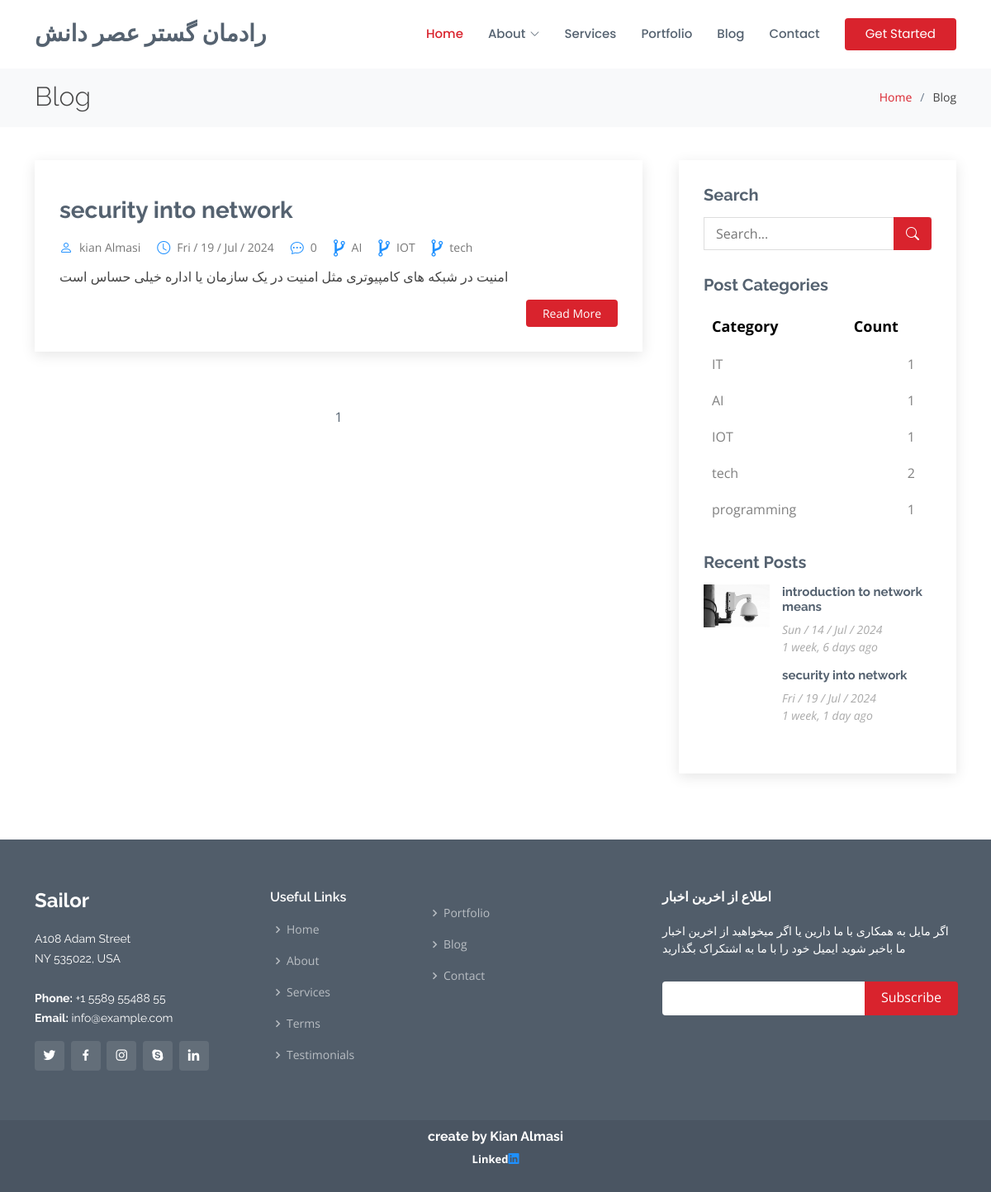
The page /blog/category/AI/ on the database its author committed.
### weblog/models.py (models this page shows, shortened)
class Post(models.Model):
    image=models.ImageField(upload_to="weblog/",default="weblog/image_file/p2.jpg")
    image_single_blog=models.ImageField(upload_to="weblog/",default="weblog/image_file/p2.jpg")
    title=models.CharField(max_length=255)
    content= models.TextField()
    category=models.ManyToManyField(Category)
    author=models.ForeignKey(User,on_delete=models.SET_NULL,null=True)
    counted_view=models.IntegerField(default=0)
    status=models.BooleanField(default=False)
    writer_image=models.ImageField(upload_to="weblog/",default="weblog/image_file/p2.jpg")
    writer_linkedin_account=models.URLField(default="https://www.linkedin.com/in/kian-almasi-0a4016256/")
    writer_summary=models.TextField()
    published_date=models.DateTimeField(default=timezone.now)
    created_date=models.DateTimeField(auto_now_add=True)
    updated_date=models.DateTimeField(auto_now=True)
    class Meta:
        ordering = ["-created_date", "updated_date"]

class Category(models.Model):
    name=models.CharField(max_length=255)
    def __str__(self):
        return self.name

### weblog/views.py (the view)
# urls.py: path('',blog_view,name='blog_view'),
def blog_view (request,**kwargs):
    posts = Post.objects.filter(status=1)
    if 'cat_name' in kwargs:
        posts = posts.filter(category__name=kwargs['cat_name'])
    if 'author_username' in kwargs:
        posts = posts.filter(author__username=kwargs['author_username'])
    paginator = Paginator(posts, 5)
    page_number = request.GET.get('page')
    try:
        posts = paginator.get_page(page_number)
    except PageNotAnInteger:
        posts = paginator.get_page(1)
    except EmptyPage:
        posts = paginator.get_page(1)
    for post in posts:
        if isinstance(post.published_date, datetime):
            post.published_datetime = post.published_date
        elif isinstance(post.published_date, date):
            post.published_datetime = datetime.combine(post.published_date, time.min)
        else:
            post.published_datetime = None
    context = {'posts': posts}
    return render(request, 'blog/blog.html', context)

### weblog/templatetags/blog_tags.py (called while the page is built)
@register.inclusion_tag("blog/blog-latestpost.html")
def latestpost():
    posts=Post.objects.filter(status=1).order_by("published_date")[:5]
    return {"posts": posts}

@register.inclusion_tag("blog/blog-post-ctegories.html")
def postcategories():
    posts=Post.objects.filter(status=1)
    categories=Category.objects.all()
    cate_dict={}
    for name in categories:
       cate_dict[name]=posts.filter(category=name).count()
    return {"categries":cate_dict}

### templates/blog/blog.html (shortened to what this page needs)
{% load static %}
{% load blog_tags %}
<!DOCTYPE html>
<html lang="en">
<head>
  <link rel="stylesheet" href="https://cdnjs.cloudflare.com/ajax/libs/font-awesome/4.7.0/css/font-awesome.min.css">
  <link href="{% static '/vendor/animate.css/animate.min.css' %}" rel="stylesheet">
  <link href="{% static '/vendor/bootstrap/css/bootstrap.min.css' %}" rel="stylesheet">
  <link href="{% static '/vendor/bootstrap-icons/bootstrap-icons.css' %}" rel="stylesheet">
  <link href="{% static '/vendor/boxicons/css/boxicons.min.css' %}" rel="stylesheet">
  <link href="{% static '/vendor/glightbox/css/glightbox.min.css' %}" rel="stylesheet">
  <link href="{% static '/vendor/remixicon/remixicon.css' %}" rel="stylesheet">
  <link href="{% static '/vendor/swiper/swiper-bundle.min.css' %}" rel="stylesheet">
  <link href="{% static '/static/style.css' %}" rel="stylesheet">
</head>
<body>
  <header id="header" class="fixed-top d-flex align-items-center">
    <div class="container d-flex align-items-center">
      <h1 class="logo me-auto"><a href="{% url 'blog:home' %}">رادمان گستر عصر دانش</a></h1>
      <nav id="navbar" class="navbar">
        <ul>
          <li><a href="{% url 'blog:home' %}" class="active">Home</a></li>
          <li class="dropdown"><a href="#"><span>About</span> <i class="bi bi-chevron-down"></i></a>
          </li>
          <li><a href="{% url 'blog:services' %}">Services</a></li>
          <li><a href="{% url 'blog:portfolio' %}">Portfolio</a></li>
          <li><a href="{% url 'weblog:blog_view' %}">Blog</a></li>
          <li><a href="{% url 'blog:contact' %}">Contact</a></li>
          <li><a href="{% url 'blog:home' %}" class="getstarted">Get Started</a></li>
        </ul>
      </nav>
    </div>
  </header>
  <main id="main">
    <section id="breadcrumbs" class="breadcrumbs">
      <div class="container">
        <div class="d-flex justify-content-between align-items-center">
          <h2>Blog</h2>
          <ol>
            <li><a href="{% url 'blog:home' %}">Home</a></li>
            <li>Blog</li>
          </ol>
        </div>
      </div>
    </section>
    <section id="blog" class="blog">
      <div class="container" data-aos="fade-up">
        <div class="row">
          <div class="col-lg-8 entries">
            {%for post in posts%}
            <article class="entry">
              <div class="entry-img">
              </div>
              <h2 class="entry-title">
                <a href="{% url 'weblog:blog_single' pid=post.id%}">{{post.title}}</a>
              </h2>
              <div class="entry-meta">
                <ul>
                    <li class="d-flex align-items-center"><i class="bi bi-person" style="color:DodgerBlue"></i> <a href="{% url 'weblog:author' author_username=post.author.username %}">{{post.author.get_full_name}}</a></li>
                    <li class="d-flex align-items-center"><i class="bi bi-clock" style="color:DodgerBlue"></i> <a href="{% url 'weblog:blog_single' pid=post.id%}">{{ post.published_date|date:"D / d / M / Y"}}</a></li>
                    <li class="d-flex align-items-center"><i class="bi bi-chat-dots" style="color:DodgerBlue"></i> <a href="{% url 'weblog:blog_single' pid=post.id%}">{{post.counted_view}}</a></li>
                    {% for cat in post.category.all %}
                    <li class="d-flex align-items-center"><i style="font-size:24px;color:DodgerBlue" class="fa">&#xf126;</i> <a href="{% url 'weblog:category' cat.name%}">{{ cat.name }}</a></li>
                    {% endfor %}
                </ul>
            </div>
              <div class="entry-content">
                <p align='rtl'>{{post.content|truncatechars:250}}</p>
                <div class="read-more">
                  <a href="{% url 'weblog:blog_single' pid=post.id%}">Read More</a>
                </div>
              </div>
            </article>
            {%endfor%}
            <div class="blog-pagination">
              <ul class="justify-content-center">
                {% for i in posts.paginator.page_range %}
                  {% if page_number == i %}
                      <li class="page-item active"><a href="?page={{i}}" class="page-link">{{i}}</a></li>
                      {% else %}
                      <li class="page-item"><a href="?page={{i}}" class="page-link">{{i}}</a></li>
                  {% endif %}
                {% endfor %}
              </ul>
            </div>
          </div>
          <div class="col-lg-4">
            <div class="sidebar">
              <h3 class="sidebar-title">Search</h3>
              <div class="sidebar-item search-form">
              <form action="{% url 'weblog:search' %}" method="Get">
                  <input type="text" name='s' placeholder="Search...">
                  <button type="submit"><i class="bi bi-search"></i></button>
              </form>
              </div>
              {% postcategories %}
              {% latestpost %}
          </div>
        </div>
      </div>
    </section>
  </main>
  <footer id="footer">
    <div class="footer-top">
      <div class="container">
        <div class="row">
          <div class="col-lg-3 col-md-6">
            <div class="footer-info">
              <h3>Sailor</h3>
              <p>
                A108 Adam Street <br>
                NY 535022, USA<br><br>
                <strong>Phone:</strong> +1 5589 55488 55<br>
                <strong>Email:</strong> info@example.com<br>
              </p>
              <div class="social-links mt-3">
                <a href="#" class="twitter"><i class="bx bxl-twitter"></i></a>
                <a href="#" class="facebook"><i class="bx bxl-facebook"></i></a>
                <a href="#" class="instagram"><i class="bx bxl-instagram"></i></a>
                <a href="#" class="google-plus"><i class="bx bxl-skype"></i></a>
                <a href="#" class="linkedin"><i class="bx bxl-linkedin"></i></a>
              </div>
            </div>
          </div>
          <div class="col-lg-2 col-md-6 footer-links">
            <h4>Useful Links</h4>
            <ul>
              <li><i class="bx bx-chevron-right"></i> <a href="{% url 'blog:home' %}">Home</a></li>
              <li><i class="bx bx-chevron-right"></i> <a href="{% url 'blog:about' %}">About</a></li>
              <li><i class="bx bx-chevron-right"></i> <a href="{% url 'blog:services' %}">Services</a></li>
              <li><i class="bx bx-chevron-right"></i> <a href="{% url 'blog:team' %}">Terms</a></li>
              <li><i class="bx bx-chevron-right"></i> <a href="{% url 'blog:testimonials' %}">Testimonials</a></li>
            </ul>
          </div>
          <div class="col-lg-3 col-md-6 footer-links">
            <h4> </h4>
            <ul>
              <li><i class="bx bx-chevron-right"></i> <a href="{% url 'blog:portfolio' %}">Portfolio</a></li>
              <li><i class="bx bx-chevron-right"></i> <a href="{% url 'weblog:blog_view' %}">Blog</a></li>
              <li><i class="bx bx-chevron-right"></i> <a href="{% url 'blog:contact' %}">Contact</a></li>
            </ul>
          </div>
          <div class="col-lg-4 col-md-6 footer-newsletter">
            <h4 align='rtl'>اطلاع از اخرین اخبار</h4>
            <p align='rtl'>اگر مایل به همکاری با ما دارین یا اگر میخواهید از اخرین اخبار ما باخبر شوید ایمیل خود را با ما به اشتکراک بگذارید</p>
            <form action="{% url 'blog:newsletter' %}" method="post">
              <input type="email" name="email"><input type="submit" value="Subscribe">
            </form>
          </div>
        </div>
      </div>
    </div>
    <div class="container">
      <div class="credits">
        <h6>
          <a href="https://www.linkedin.com/in/kian-almasi" style="color:white;font-weight: bold;">create by Kian Almasi</a>
        </h6>
        <h7 style="color:white;font-weight: bold;">
          Linked<a href="https://www.linkedin.com/in/kian-almasi" style="color: DodgerBlue;font-weight: bold;"><i class="biu bi-linkedin" style="color: DodgerBlue; font-weight: bold;"></i></a>
        </h7>
      </div>
    </div>
  </footer>
</body>
</html>

### templates/blog/blog-post-ctegories.html (shortened to what this page needs)
{% load static %}
<h3 class="sidebar-title">Post Categories</h3>
<div class="sidebar-item categories">
  <table class="table">
    <thead>
      <tr>
        <th scope="col" class="category-header">Category</th>
        <th scope="col" class="category-header">Count</th>
      </tr>
    </thead>
    <tbody>
      {% for name, count in categries.items %}
      <tr>
        <td>
          <a href="{% url 'weblog:category' name%}" class="color:DodgerBlue">{{ name }}</a>
        </td>
        <td class="text-right">
          {{ count }}
        </td>
      </tr>
      {% endfor %}
    </tbody>
  </table>
</div>

### templates/blog/blog-latestpost.html
{% load humanize %}
{% load static %}
<h3 class="sidebar-title">Recent Posts</h3>
<div class="sidebar-item recent-posts">
    {% for post in posts %}
    <div class="post-item clearfix">
        <img src="{{ post.image.url }}" alt="">
        <h4><a href="/blog/{{ post.id }}">{{ post.title }}</a></h4>
        <time datetime="{{ post.published_date|date:'Y-m-d' }}">{{ post.published_date|date:"D / d / M / Y" }}</time>
        <time datetime="{{ post.published_date|date:'Y-m-d' }}">{{ post.published_date|naturaltime }}</time>
    </div>
    {% endfor %}
</div>

### templates/blog/blog-post-ctegories.html (style rules this page uses)
.sidebar-item.categories .table { width: 100%; margin-top: 15px; background-color: white; border-collapse: w; }
.sidebar-item.categories .table th, .sidebar-item.categories .table td { padding: 10px; text-align: left; border: none; }
.sidebar-item.categories .table th.category-header { font-size: 18px; color: black ; }
.sidebar-item.categories .table td.text-right { text-align: right; padding-right: 20px; color: Gray; }
.sidebar-item.categories .table a { color: Gray; text-decoration: none; }

### rows shown on the page
Post: title "security into network", author.get_full_name "kian Almasi", published_date "Fri / 19 / Jul / 2024", counted_view "0", content "امنیت در شبکه های کامپیوتری مثل امنیت در یک سازمان یا اداره خیلی حساس است", published_date "1 week, 1 day ago"
Category: name "AI", count "1"
Category: name "IOT", count "1"
Category: name "tech", count "2"
Category: name "IT", id "1"
Category: name "programming", count "1"
Post: image (picture), title "introduction to network means", published_date "Sun / 14 / Jul / 2024", published_date "1 week, 6 days ago"

### other values the page prints
{{ i }} "1"
